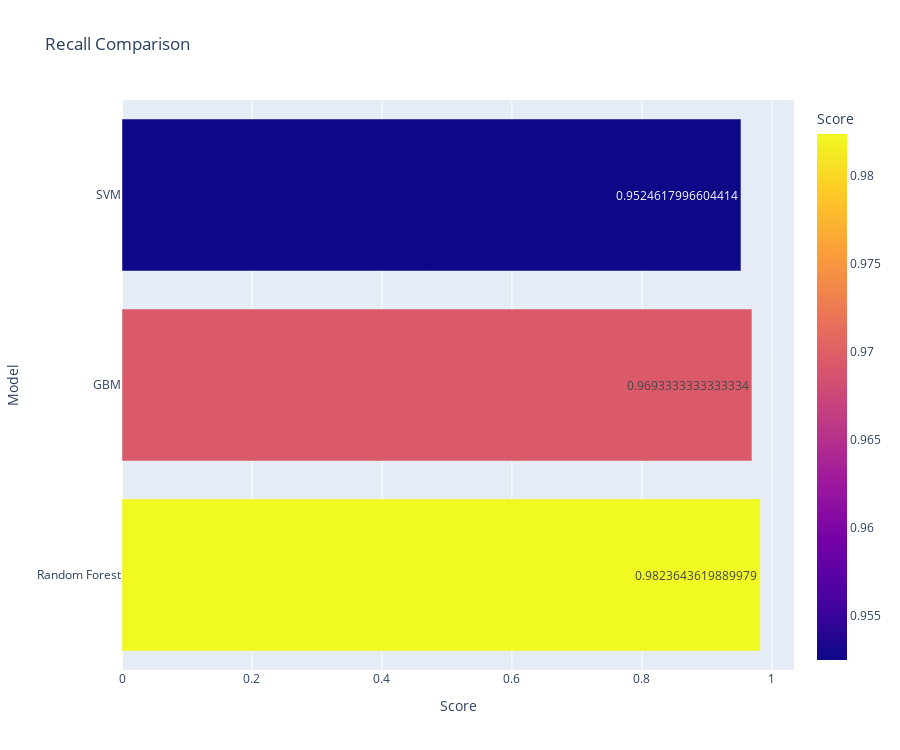

The cell this chart's notebook holds for it:
### Code cell
fig = px.bar(data_frame = recall_sorted, x='Score', y='Model', color='Score', 
             title='Recall Comparison', text='Score', 
             width=900, height=750)
fig.show()

### Figure 1 — Plotly figure (JSON) as saved in the notebook; plotly's stock layout.template omitted (floating-point values rounded to 4 significant figures)
{"data": [{"alignmentgroup": "True", "hovertemplate": "Score=%{marker.color}<br>Model=%{y}<extra></extra>", "legendgroup": "", "marker": {"color": [0.9824, 0.9693, 0.9525], "coloraxis": "coloraxis", "pattern": {"shape": ""}}, "name": "", "offsetgroup": "", "orientation": "h", "showlegend": false, "text": [0.9824, 0.9693, 0.9525], "textposition": "auto", "type": "bar", "x": [0.9824, 0.9693, 0.9525], "xaxis": "x", "y": ["Random Forest", "GBM", "SVM"], "yaxis": "y"}], "layout": {"barmode": "relative", "coloraxis": {"colorbar": {"title": {"text": "Score"}}, "colorscale": [[0, "#0d0887"], [0.1111, "#46039f"], [0.2222, "#7201a8"], [0.3333, "#9c179e"], [0.4444, "#bd3786"], [0.5556, "#d8576b"], [0.6667, "#ed7953"], [0.7778, "#fb9f3a"], [0.8889, "#fdca26"], [1, "#f0f921"]]}, "height": 750, "legend": {"tracegroupgap": 0}, "title": {"text": "Recall Comparison"}, "width": 900, "xaxis": {"anchor": "y", "domain": [0, 1], "title": {"text": "Score"}}, "yaxis": {"anchor": "x", "domain": [0, 1], "title": {"text": "Model"}}}}
